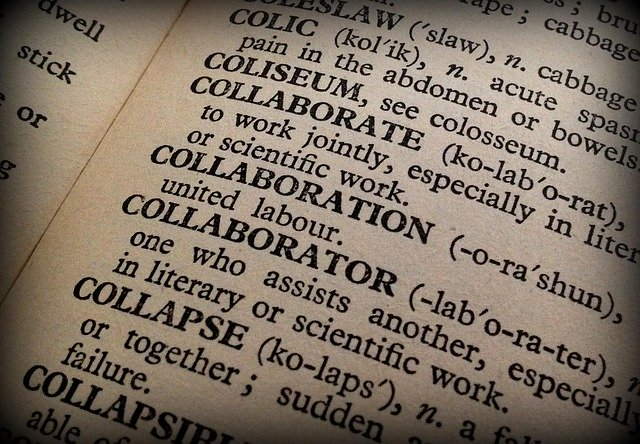
#> input picture opencv/study/PythonCode/images/img14.jpg, 640 x 444 px
$ python c2_threshold.py
#> lines starting #> are read from the running program, lines starting #| are printed output that depends on the picture; after the words box and inside, x2 and y2 are one past the last pixel; in counts of white or black regions, pixels touching at a corner belong together
### opencv/study/PythonCode/imgRead.py
import cv2

# 영상을 불러오기
def imgRead(imgPath, imgReadType, imgResWidth, imgResHeight):
#> called with imgPath = './images/img14.jpg', imgReadType = 0, imgResWidth = 320, imgResHeight = 240
    img = cv2.imread(imgPath, imgReadType)
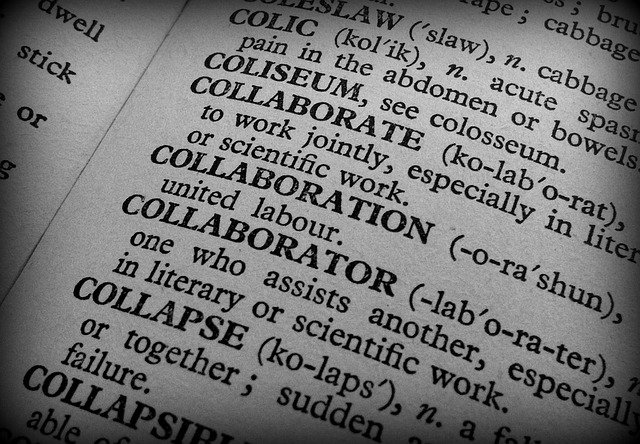
#> img: shape (444, 640); min 0, max 250, mean 115.2
    if imgResHeight != 0 | imgResWidth != 0:
        img = cv2.resize(img, (imgResWidth, imgResHeight))
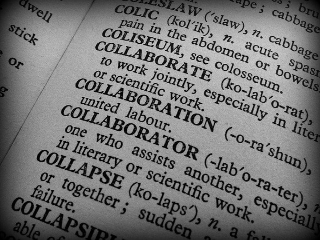
#> img: shape (240, 320); min 0, max 223, mean 115.1
    return img

### opencv/study/PythonCode/createFolder.py
import os

# 폴더 생성하기
def createFolder(dir):
    try:
        if not os.path.exists(dir):
            os.makedirs(dir)
    except OSError:
        print ('Error: createFolder')

### opencv/study/PythonCode/c2_threshold.py
# 영상 이진화 예제 (c2_threshold.py)

# 관련 라이브러리 선언
import numpy as np
import cv2
from imgRead import imgRead
from createFolder import createFolder

# 영상 읽기
img1 = imgRead("./images/img14.jpg", cv2.IMREAD_GRAYSCALE, 320, 240)

# 영상 이진화 수행
methods = [cv2.THRESH_BINARY,
           cv2.THRESH_BINARY_INV,
           cv2.THRESH_TRUNC,
           cv2.THRESH_TOZERO,
           cv2.THRESH_TOZERO_INV,
           cv2.THRESH_OTSU,
           cv2.THRESH_TRIANGLE,
           cv2.ADAPTIVE_THRESH_MEAN_C,
           cv2.ADAPTIVE_THRESH_GAUSSIAN_C]
thres = 70; maxVal = 255
ress = []
for i in range(0, 7):
    ret, res = cv2.threshold(img1, thres, maxVal, methods[i])
    ress.append(res)
#> this loop made 7 passes
#> ret on passes 1 to 7: 70, 70, 70, 70, 70, 102, 123
#> pass 1, `ret, res = cv2.threshold(img1, thres, maxVal, methods[i])`:
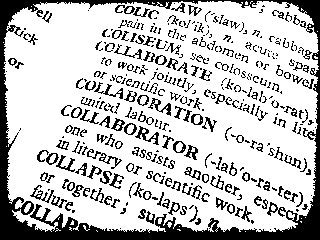
#> res: shape (240, 320); 76% white; 381 black regions (185 under 20 px), largest, box (x1, y1, x2, y2) and area: (0, 0, 320, 240) 9197, (87, 149, 122, 169) 147, (135, 126, 159, 145) 144
#> pass 3, `ret, res = cv2.threshold(img1, thres, maxVal, methods[i])`:
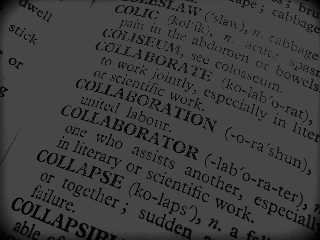
#> res: shape (240, 320); min 0, max 70, mean 61.7
#> after the loop, ress = 7 items
ress.append(cv2.adaptiveThreshold(img1, maxVal, methods[7], methods[0], 61, 0))
ress.append(cv2.adaptiveThreshold(img1, maxVal, methods[8], methods[0], 61, 0))

# 결과 영상 출력
displays = [("input1", img1),
            ("res1", ress[0]),
            ("res2", ress[1]),
            ("res3", ress[2]),
            ("res4", ress[3]),
            ("res5", ress[4]),
            ("res6", ress[5]),
            ("res7", ress[6]),
            ("res8", ress[7]),
            ("res9", ress[8])]
for (name, out) in displays:
    cv2.imshow(name, out)
#> this loop made 10 passes
#> name on passes 1 to 10: 'input1', 'res1', 'res2', 'res3', 'res4', 'res5', 'res6', 'res7', 'res8', 'res9'

# 키보드 입력을 기다린 후 모든 영상창 닫기
cv2.waitKey(0)
cv2.destroyAllWindows()

# 영상 저장
save_dir = './code_res_imgs/c2_threshold'
createFolder(save_dir)
for (name, out) in displays:
    cv2.imwrite(save_dir+"/"+name+".jpg", out)

$ run again, with opencv/study/PythonCode/images/img1.jpg copied over opencv/study/PythonCode/images/img14.jpg
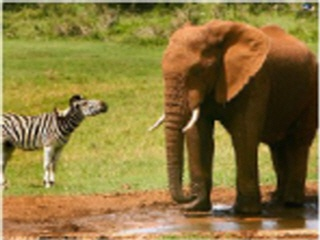
#> input picture opencv/study/PythonCode/images/img1.jpg, 320 x 240 px
#> the loop `for i in range(0, 7):` made 7 passes
#> ret on passes 1 to 7: 70, 70, 70, 70, 70, 99, 107
#> pass 1, `ret, res = cv2.threshold(img1, thres, maxVal, methods[i])`:
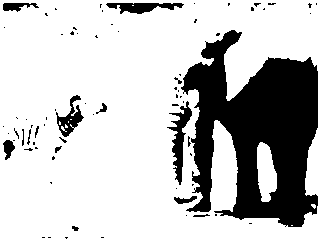
#> res: shape (240, 320); 76.4% white; 74 black regions (59 under 20 px), largest, box (x1, y1, x2, y2) and area: (181, 30, 318, 227) 15529, (167, 101, 192, 185) 714, (106, 3, 184, 14) 503
#> pass 3, `ret, res = cv2.threshold(img1, thres, maxVal, methods[i])`:
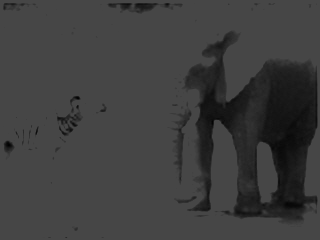
#> res: shape (240, 320); min 1, max 70, mean 62.2
#> after the loop `for i in range(0, 7):`: ress = 7 items
#> the loop `for (name, out) in displays:` made 10 passes
#> name on passes 1 to 8: 'input1', 'res1', 'res2', 'res3', 'res4', 'res5', 'res6', 'res7'

$ run again, with opencv/study/PythonCode/images/img11.jpg copied over opencv/study/PythonCode/images/img14.jpg
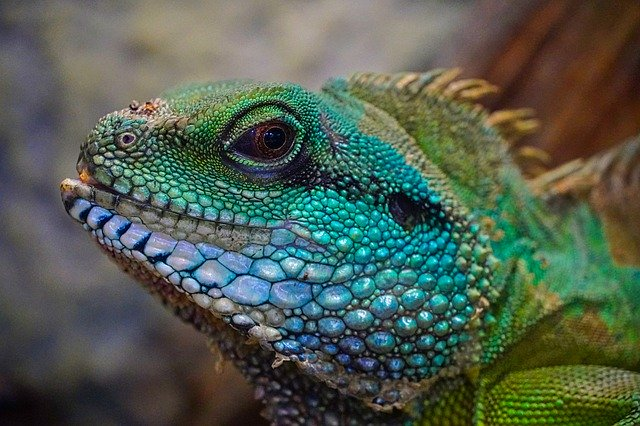
#> input picture opencv/study/PythonCode/images/img11.jpg, 640 x 426 px
#> the loop `for i in range(0, 7):` made 7 passes
#> ret on passes 1 to 7: 70, 70, 70, 70, 70, 91, 174
#> pass 1, `ret, res = cv2.threshold(img1, thres, maxVal, methods[i])`:
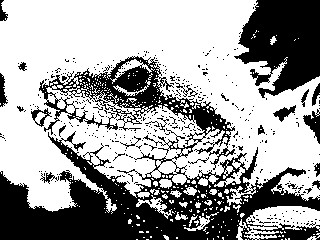
#> res: shape (240, 320); 63.1% white; 372 black regions (349 under 20 px), largest, box (x1, y1, x2, y2) and area: (0, 56, 320, 240) 20107, (234, 0, 320, 98) 5835, (303, 109, 320, 144) 275
#> pass 3, `ret, res = cv2.threshold(img1, thres, maxVal, methods[i])`:
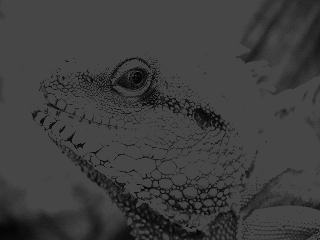
#> res: shape (240, 320); min 1, max 70, mean 61.4
#> after the loop `for i in range(0, 7):`: ress = 7 items
#> the loop `for (name, out) in displays:` made 10 passes
#> name on passes 1 to 8: 'input1', 'res1', 'res2', 'res3', 'res4', 'res5', 'res6', 'res7'
